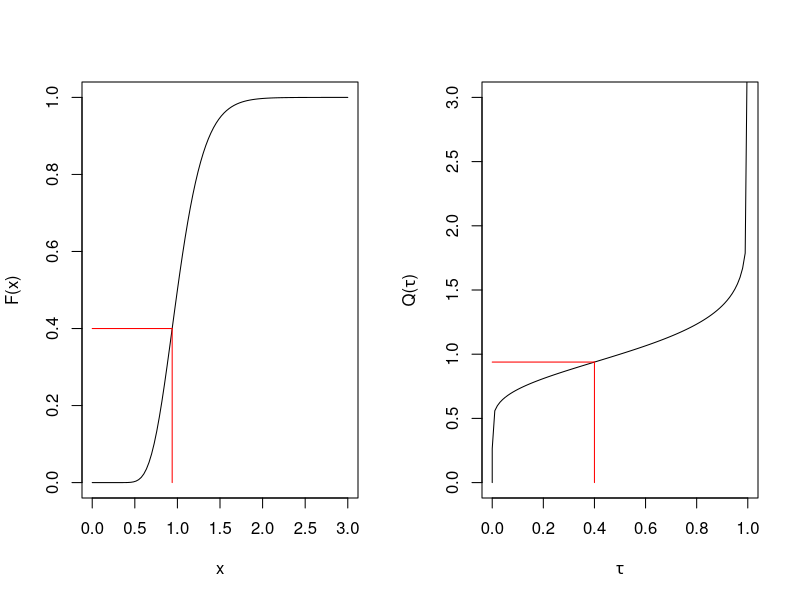
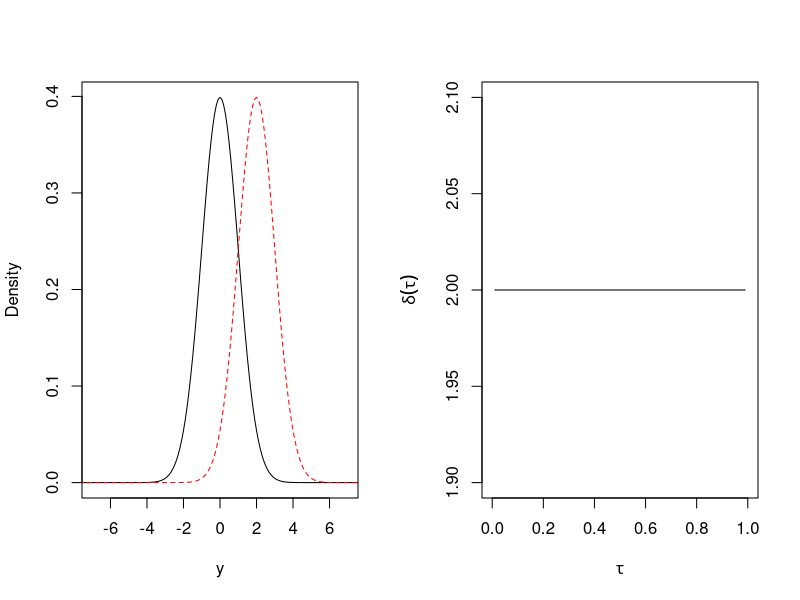
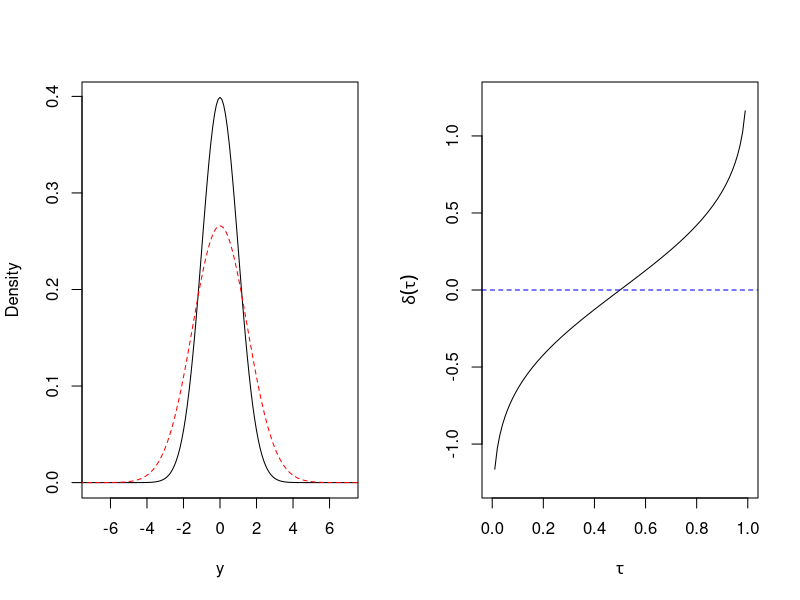
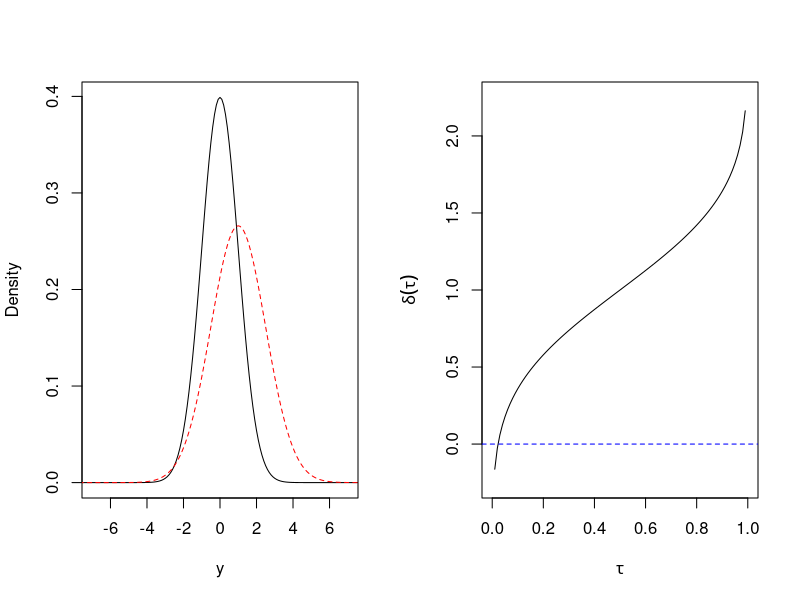

These figures' R source, in order: (Note: this script raises an error after producing the figures.)
## ---- chunk 1
par(mfrow=c(1,2))
x<- seq(0,3,length = 100)
plot(x, plnorm(x,0, 0.25), type ="l", xlab="x", ylab="F(x)")
segments(x0=qlnorm(0.4,0,0.25), y0=0, x1=qlnorm(0.4,0,0.25), y1=0.4, col="red")
segments(x0=0, y0=0.4, x1=qlnorm(0.4,0,0.25), y1=0.4, col="red")
tau <- c(0, 0.00000005, seq(0,1,length=100)[-c(1,100)], 0.99999995, 1)
plot(tau, qlnorm(tau, 0, 0.25), type='l', ylim=c(0,3), xlab=expression(tau), ylab=expression(paste("Q(", tau, ")")))
segments(x0=0.4, y0=0, x1=0.4, y1=qlnorm(0.4,0,0.25), col="red")
segments(x0=0, y0=qlnorm(0.4,0,0.25), x1=0.4, y1=qlnorm(0.4,0,0.25), col="red")
## ---- chunk 2
par(mfrow=c(1,2))
x <- seq(-10,9,by=0.1)
plot(x, dnorm(x), xlim=c(-7,7), type='l', xlab="y", ylab="Density")
lines(x,dnorm(x,mean=2), lty=2, col="red")
plot(seq(0.01, 0.99, 0.01), qnorm(p=seq(0.01, 0.99, 0.01),mean=2)- qnorm(p=seq(0.01, 0.99, 0.01),mean=0), xlim=c(0,1),ylim=c(1.9,2.1), type='l', xlab=expression(tau), ylab=expression(delta(tau)))

## ---- chunk 3
par(mfrow=c(1,2))
x <- seq(-10,9,by=0.1)
plot(x, dnorm(x), xlim=c(-7,7), type='l', xlab="y", ylab="Density")
lines(x,dnorm(x,mean=0, sd=1.5), lty=2, col="red")
plot(seq(0.01, 0.99, 0.01), qnorm(p=seq(0.01, 0.99, 0.01),mean=0,sd=1.5)- qnorm(p=seq(0.01, 0.99, 0.01),mean=0), xlim=c(0,1),ylim=c(-1.25,1.25), type='l', xlab=expression(tau), ylab=expression(delta(tau)))
abline(h=0, col="blue", lty=2)

## ---- chunk 4
par(mfrow=c(1,2))
x <- seq(-10,9,by=0.1)
plot(x, dnorm(x), xlim=c(-7,7), type='l', xlab="y", ylab="Density")
lines(x,dnorm(x,mean=1, sd=1.5), lty=2, col="red")
plot(seq(0.01, 0.99, 0.01), qnorm(p=seq(0.01, 0.99, 0.01),mean=1,sd=1.5)- qnorm(p=seq(0.01, 0.99, 0.01),mean=0), xlim=c(0,1),ylim=c(-0.25,2.25), type='l', xlab=expression(tau), ylab=expression(delta(tau)))
abline(h=0, col="blue", lty=2)

## ---- chunk 5
knitr::include_graphics("images/qr_quantileindex.png")
